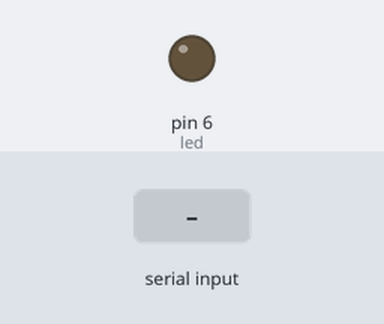
This sketch was run on a simulated Arduino Uno, built with avr-gcc and run on an emulated ATmega328P. Parts: output pins drawn as LEDs (lit = HIGH). Inputs (shaded band) come from the test bench.

Above: at 1.2 s.
1.3 s: "1" received over Serial
At 2.1 s:
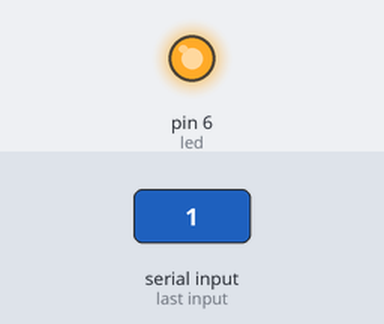
2.8 s: "0" received over Serial
At 3.3 s:
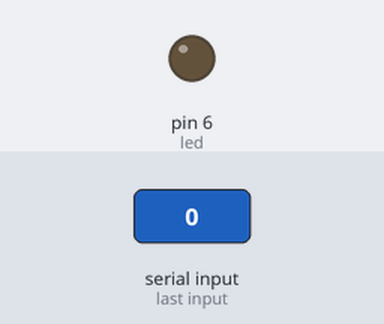
Timing chart, 0 to 5.8 s (numbered marks = the images above; inputs shaded):
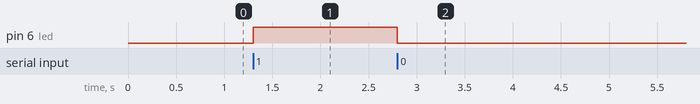

The sketch:

serialarduino.ino
```cpp
int led = 6;
void setup () {
   pinMode(led, OUTPUT);
   Serial.begin(9600);
}

void loop () {
   if (Serial.available()) {
      char b = Serial.read();
      if (b == '1') {
         digitalWrite(led, HIGH);
      }
      if (b == '0') {
         digitalWrite(led, LOW);
      }
   }
}
```

Measured:
- after the input at 1.3 s, pin 6 (led): LOW → HIGH at once
- after the input at 2.8 s, pin 6 (led): HIGH → LOW at once
